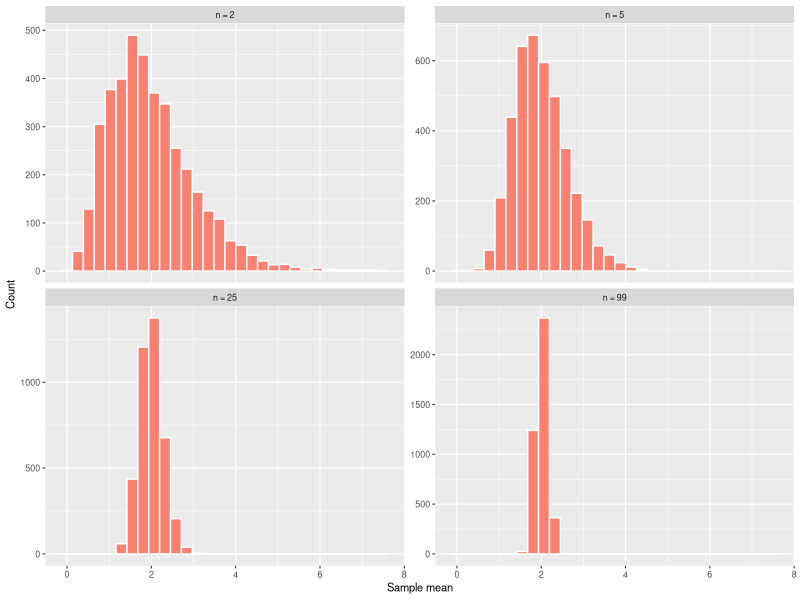

The R source for this figure:
## ---- chunk 1
knitr::opts_chunk$set(
  comment = "R>",
  warning = FALSE,
  message = FALSE,
  fig.asp = NULL,
  fig.align = "center",
  fig.retina = 2,
  dpi = 300
)

ggplot2::theme_set(
  ggplot2::theme_grey(base_size = 8)
)
## ---- chunk 2
set.seed(74404)
## ---- chunk 3
library(tidyverse)
## ---- chunk 4
#| fig-cap: "A simulation showing the central limit theorem. The population is strongly right-skewed, but the sampling distribution of the sample mean becomes more nearly normal as sample size increases."
#| fig-width: 5.5
#| fig-height: 4

set.seed(42)
population <- tibble(x = rgamma(100000, shape = 2, rate = 1))

simulate_means <- function(sample_n, reps = 4000) {
  set.seed(42)
  tibble(
    n = paste("n =", sample_n),
    mean_x = replicate(reps, mean(sample(population$x, size = sample_n)))
  )
}

bind_rows(
  simulate_means(2),
  simulate_means(5),
  simulate_means(25),
  simulate_means(99)
) |>
  mutate(n = factor(n, levels = c("n = 2", "n = 5", "n = 25", "n = 99"))) |>
  ggplot(aes(x = mean_x)) +
  geom_histogram(bins = 30, fill = "salmon", colour = "white") +
  facet_wrap(~n, scales = "free_y") +
  labs(x = "Sample mean", y = "Count")
## ---- chunk 5
x <- c(12.1, 11.8, 12.4, 12.0, 11.9, 12.3, 12.2, 11.7)

n <- length(x)
mean_x <- mean(x)
sd_x <- sd(x)
se_x <- sd_x / sqrt(n)
t_crit <- qt(0.975, df = n - 1)
ci_low <- mean_x - t_crit * se_x
ci_high <- mean_x + t_crit * se_x

tibble(
  n = n,
  mean = mean_x,
  sd = sd_x,
  se = se_x,
  ci_low = ci_low,
  ci_high = ci_high
)
